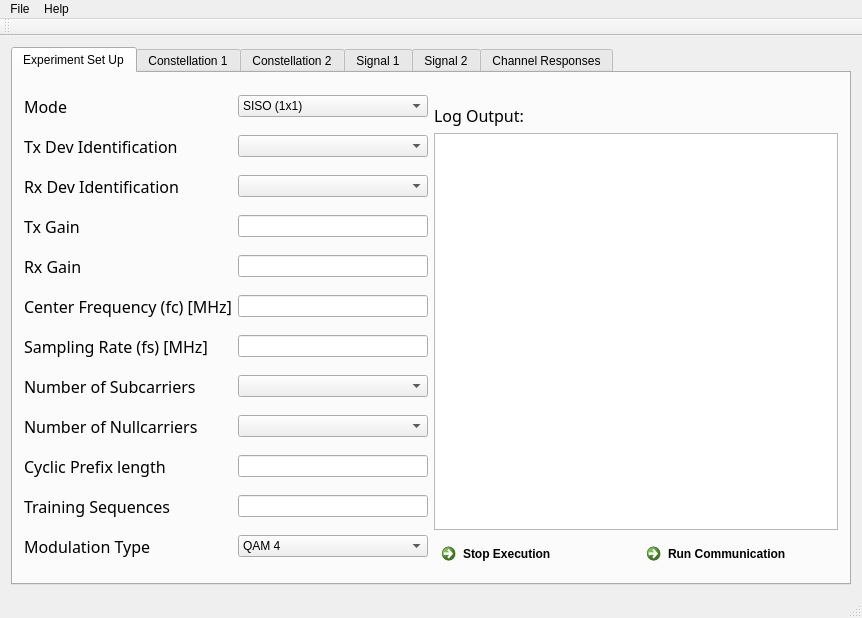
<?xml version="1.0" encoding="UTF-8"?>
<ui version="4.0">
 <class>MainWindow</class>
 <widget class="QMainWindow" name="MainWindow">
  <property name="geometry">
   <rect>
    <x>0</x>
    <y>0</y>
    <width>862</width>
    <height>618</height>
   </rect>
  </property>
  <property name="windowTitle">
   <string>OFDM UI</string>
  </property>
  <property name="locale">
   <locale language="English" country="UnitedStates"/>
  </property>
  <widget class="QWidget" name="centralWidget">
   <layout class="QHBoxLayout" name="horizontalLayout_4">
    <item>
     <widget class="QTabWidget" name="tabs">
      <property name="currentIndex">
       <number>0</number>
      </property>
      <widget class="QWidget" name="tab_setup">
       <attribute name="title">
        <string>Experiment Set Up</string>
       </attribute>
       <layout class="QHBoxLayout" name="horizontalLayout_7">
        <item>
         <layout class="QGridLayout" name="gridLayout">
          <item row="10" column="0">
           <widget class="QLabel" name="label_13">
            <property name="font">
             <font>
              <family>Abyssinica SIL</family>
              <pointsize>12</pointsize>
             </font>
            </property>
            <property name="text">
             <string>Training Sequences</string>
            </property>
           </widget>
          </item>
          <item row="11" column="1">
           <widget class="QComboBox" name="modulation_type">
            <item>
             <property name="text">
              <string>QAM 4</string>
             </property>
            </item>
            <item>
             <property name="text">
              <string>QAM 16</string>
             </property>
            </item>
            <item>
             <property name="text">
              <string>QAM 64</string>
             </property>
            </item>
           </widget>
          </item>
          <item row="6" column="0">
           <widget class="QLabel" name="label_4">
            <property name="font">
             <font>
              <family>Abyssinica SIL</family>
              <pointsize>12</pointsize>
             </font>
            </property>
            <property name="text">
             <string>Sampling Rate (fs) [MHz]</string>
            </property>
           </widget>
          </item>
          <item row="11" column="0">
           <widget class="QLabel" name="label_12">
            <property name="font">
             <font>
              <family>Abyssinica SIL</family>
              <pointsize>12</pointsize>
             </font>
            </property>
            <property name="text">
             <string>Modulation Type</string>
            </property>
           </widget>
          </item>
          <item row="1" column="0">
           <widget class="QLabel" name="label_5">
            <property name="font">
             <font>
              <family>Abyssinica SIL</family>
              <pointsize>12</pointsize>
             </font>
            </property>
            <property name="text">
             <string>Tx Dev Identification</string>
            </property>
           </widget>
          </item>
          <item row="2" column="1">
           <widget class="QComboBox" name="rx_dev_id"/>
          </item>
          <item row="0" column="1">
           <widget class="QComboBox" name="mode">
            <property name="currentIndex">
             <number>0</number>
            </property>
            <item>
             <property name="text">
              <string>SISO (1x1)</string>
             </property>
            </item>
            <item>
             <property name="text">
              <string>Rx Diversity (1x2)</string>
             </property>
            </item>
            <item>
             <property name="text">
              <string>Rx Zero Forcing (2x2)</string>
             </property>
            </item>
            <item>
             <property name="text">
              <string>Rx Beamforming (2x2)</string>
             </property>
            </item>
            <item>
             <property name="text">
              <string>Tx Beamforming (2x2)</string>
             </property>
            </item>
           </widget>
          </item>
          <item row="8" column="0">
           <widget class="QLabel" name="label_10">
            <property name="font">
             <font>
              <family>Abyssinica SIL</family>
              <pointsize>12</pointsize>
             </font>
            </property>
            <property name="text">
             <string>Number of Nullcarriers</string>
            </property>
           </widget>
          </item>
          <item row="3" column="1">
           <widget class="QLineEdit" name="tx_gain"/>
          </item>
          <item row="5" column="1">
           <widget class="QLineEdit" name="fc"/>
          </item>
          <item row="6" column="1">
           <widget class="QLineEdit" name="fs"/>
          </item>
          <item row="5" column="0">
           <widget class="QLabel" name="label_3">
            <property name="font">
             <font>
              <family>Abyssinica SIL</family>
              <pointsize>12</pointsize>
             </font>
            </property>
            <property name="text">
             <string>Center Frequency (fc) [MHz]</string>
            </property>
           </widget>
          </item>
          <item row="1" column="1">
           <widget class="QComboBox" name="tx_dev_id"/>
          </item>
          <item row="2" column="0">
           <widget class="QLabel" name="label_6">
            <property name="font">
             <font>
              <family>Abyssinica SIL</family>
              <pointsize>12</pointsize>
             </font>
            </property>
            <property name="text">
             <string>Rx Dev Identification</string>
            </property>
           </widget>
          </item>
          <item row="3" column="0">
           <widget class="QLabel" name="label_7">
            <property name="font">
             <font>
              <family>Abyssinica SIL</family>
              <pointsize>12</pointsize>
             </font>
            </property>
            <property name="text">
             <string>Tx Gain</string>
            </property>
           </widget>
          </item>
          <item row="0" column="0">
           <widget class="QLabel" name="label">
            <property name="font">
             <font>
              <family>Abyssinica SIL</family>
              <pointsize>12</pointsize>
             </font>
            </property>
            <property name="text">
             <string>Mode</string>
            </property>
           </widget>
          </item>
          <item row="4" column="1">
           <widget class="QLineEdit" name="rx_gain"/>
          </item>
          <item row="4" column="0">
           <widget class="QLabel" name="label_8">
            <property name="font">
             <font>
              <family>Abyssinica SIL</family>
              <pointsize>12</pointsize>
             </font>
            </property>
            <property name="text">
             <string>Rx Gain</string>
            </property>
           </widget>
          </item>
          <item row="7" column="0">
           <widget class="QLabel" name="label_9">
            <property name="font">
             <font>
              <family>Abyssinica SIL</family>
              <pointsize>12</pointsize>
             </font>
            </property>
            <property name="text">
             <string>Number of Subcarriers</string>
            </property>
           </widget>
          </item>
          <item row="10" column="1">
           <widget class="QLineEdit" name="training_sequences"/>
          </item>
          <item row="9" column="1">
           <widget class="QLineEdit" name="cyclic_prefix_len"/>
          </item>
          <item row="9" column="0">
           <widget class="QLabel" name="label_11">
            <property name="font">
             <font>
              <family>Abyssinica SIL</family>
              <pointsize>12</pointsize>
             </font>
            </property>
            <property name="text">
             <string>Cyclic Prefix length</string>
            </property>
           </widget>
          </item>
          <item row="7" column="1">
           <widget class="QComboBox" name="no_subcarriers">
            <property name="maxVisibleItems">
             <number>12</number>
            </property>
           </widget>
          </item>
          <item row="8" column="1">
           <widget class="QComboBox" name="no_nullcarriers"/>
          </item>
         </layout>
        </item>
        <item>
         <layout class="QVBoxLayout" name="verticalLayout_3">
          <item>
           <widget class="QLabel" name="rub_logo">
            <property name="layoutDirection">
             <enum>Qt::RightToLeft</enum>
            </property>
            <property name="text">
             <string/>
            </property>
            <property name="pixmap">
             <pixmap>:/pics/logo_rub.png</pixmap>
            </property>
           </widget>
          </item>
          <item>
           <layout class="QVBoxLayout" name="verticalLayout_2">
            <item>
             <layout class="QVBoxLayout" name="verticalLayout">
              <item>
               <widget class="QLabel" name="label_2">
                <property name="font">
                 <font>
                  <family>Abyssinica SIL</family>
                  <pointsize>12</pointsize>
                 </font>
                </property>
                <property name="text">
                 <string>Log Output:</string>
                </property>
               </widget>
              </item>
              <item>
               <widget class="QTextEdit" name="log">
                <property name="readOnly">
                 <bool>true</bool>
                </property>
               </widget>
              </item>
             </layout>
            </item>
            <item>
             <layout class="QHBoxLayout" name="horizontalLayout">
              <item>
               <widget class="QCommandLinkButton" name="commandLinkButton">
                <property name="text">
                 <string>Stop Execution</string>
                </property>
               </widget>
              </item>
              <item>
               <widget class="QCommandLinkButton" name="run_button">
                <property name="text">
                 <string>Run Communication</string>
                </property>
                <property name="checkable">
                 <bool>false</bool>
                </property>
               </widget>
              </item>
             </layout>
            </item>
           </layout>
          </item>
         </layout>
        </item>
       </layout>
      </widget>
      <widget class="QWidget" name="tab_constellation_1">
       <attribute name="title">
        <string>Constellation 1</string>
       </attribute>
       <layout class="QHBoxLayout" name="horizontalLayout_3">
        <item>
         <layout class="QHBoxLayout" name="horizontalLayout_2">
          <item>
           <widget class="QCustomPlot" name="const_tx_1" native="true"/>
          </item>
          <item>
           <widget class="QCustomPlot" name="const_rx_1" native="true"/>
          </item>
         </layout>
        </item>
       </layout>
      </widget>
      <widget class="QWidget" name="tab_constellation_2">
       <attribute name="title">
        <string>Constellation 2</string>
       </attribute>
       <layout class="QHBoxLayout" name="horizontalLayout_6">
        <item>
         <layout class="QHBoxLayout" name="horizontalLayout_5">
          <item>
           <widget class="QCustomPlot" name="const_tx_2" native="true"/>
          </item>
          <item>
           <widget class="QCustomPlot" name="const_rx_2" native="true"/>
          </item>
         </layout>
        </item>
       </layout>
      </widget>
      <widget class="QWidget" name="tab_signal_1">
       <attribute name="title">
        <string>Signal 1</string>
       </attribute>
       <layout class="QHBoxLayout" name="horizontalLayout_9">
        <item>
         <layout class="QHBoxLayout" name="horizontalLayout_8">
          <item>
           <widget class="QCustomPlot" name="time_tx_1" native="true"/>
          </item>
          <item>
           <widget class="QCustomPlot" name="time_rx_1" native="true"/>
          </item>
         </layout>
        </item>
       </layout>
      </widget>
      <widget class="QWidget" name="tab_signal_2">
       <attribute name="title">
        <string>Signal 2</string>
       </attribute>
       <layout class="QHBoxLayout" name="horizontalLayout_11">
        <item>
         <layout class="QHBoxLayout" name="horizontalLayout_10">
          <item>
           <widget class="QCustomPlot" name="time_tx_2" native="true"/>
          </item>
          <item>
           <widget class="QCustomPlot" name="time_rx_2" native="true"/>
          </item>
         </layout>
        </item>
       </layout>
      </widget>
      <widget class="QWidget" name="tab_response">
       <attribute name="title">
        <string>Channel Responses</string>
       </attribute>
      </widget>
     </widget>
    </item>
   </layout>
  </widget>
  <widget class="QMenuBar" name="menuBar">
   <property name="geometry">
    <rect>
     <x>0</x>
     <y>0</y>
     <width>862</width>
     <height>22</height>
    </rect>
   </property>
   <widget class="QMenu" name="menuFile">
    <property name="title">
     <string>File</string>
    </property>
    <addaction name="actionExit"/>
   </widget>
   <widget class="QMenu" name="menuHelp">
    <property name="geometry">
     <rect>
      <x>1570</x>
      <y>177</y>
      <width>179</width>
      <height>75</height>
     </rect>
    </property>
    <property name="title">
     <string>Help</string>
    </property>
    <addaction name="actionAbout"/>
   </widget>
   <addaction name="menuFile"/>
   <addaction name="menuHelp"/>
  </widget>
  <widget class="QToolBar" name="mainToolBar">
   <attribute name="toolBarArea">
    <enum>TopToolBarArea</enum>
   </attribute>
   <attribute name="toolBarBreak">
    <bool>false</bool>
   </attribute>
  </widget>
  <widget class="QStatusBar" name="statusBar"/>
  <action name="actionAbout">
   <property name="text">
    <string>About</string>
   </property>
  </action>
  <action name="actionExit">
   <property name="text">
    <string>Exit</string>
   </property>
  </action>
 </widget>
 <layoutdefault spacing="6" margin="11"/>
 <customwidgets>
  <customwidget>
   <class>QCustomPlot</class>
   <extends>QWidget</extends>
   <header>qcustomplot.h</header>
   <container>1</container>
  </customwidget>
 </customwidgets>
 <tabstops>
  <tabstop>mode</tabstop>
  <tabstop>tx_dev_id</tabstop>
  <tabstop>rx_dev_id</tabstop>
  <tabstop>tx_gain</tabstop>
  <tabstop>rx_gain</tabstop>
  <tabstop>fc</tabstop>
  <tabstop>fs</tabstop>
  <tabstop>cyclic_prefix_len</tabstop>
  <tabstop>training_sequences</tabstop>
  <tabstop>modulation_type</tabstop>
  <tabstop>run_button</tabstop>
  <tabstop>commandLinkButton</tabstop>
  <tabstop>tabs</tabstop>
  <tabstop>log</tabstop>
 </tabstops>
 <resources/>
 <connections/>
</ui>
